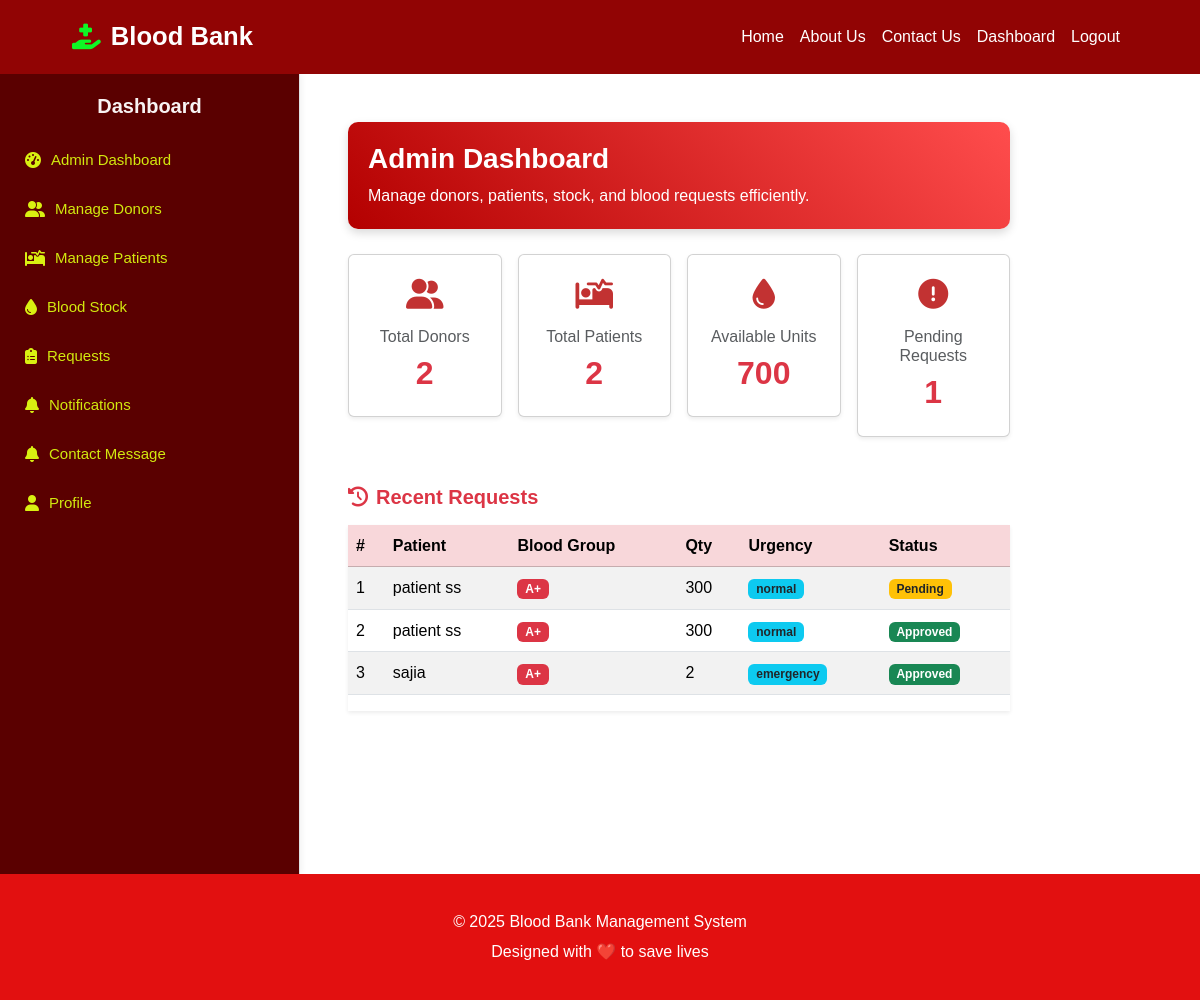
/admin/dashboard.php (signed in), run on the app's committed database.
### tables this page shows
CREATE TABLE `blood_requests` (
  `id` int(11) NOT NULL,
  `patient_id` int(11) NOT NULL,
  `blood_group` enum('A+','A-','B+','B-','AB+','AB-','O+','O-') NOT NULL,
  `quantity` int(11) NOT NULL,
  `urgency` enum('normal','emergency') DEFAULT 'normal',
  `status` enum('pending','approved','rejected') DEFAULT 'pending',
  `assigned_stock_id` int(11) DEFAULT NULL,
  `created_at` timestamp NOT NULL DEFAULT current_timestamp(),
  `updated_at` timestamp NOT NULL DEFAULT current_timestamp() ON UPDATE current_timestamp()
);

CREATE TABLE `users` (
  `id` int(11) NOT NULL,
  `full_name` varchar(100) NOT NULL,
  `email` varchar(100) NOT NULL,
  `password` varchar(255) NOT NULL,
  `role` enum('admin','donor','patient') NOT NULL,
  `phone` varchar(20) DEFAULT NULL,
  `created_at` timestamp NOT NULL DEFAULT current_timestamp(),
  `updated_at` timestamp NOT NULL DEFAULT current_timestamp() ON UPDATE current_timestamp()
);

### functions.php (called while the page is built, shortened)
<?php
function e($str) {
    return htmlspecialchars(trim($str), ENT_QUOTES, 'UTF-8');
}
?>

### admin/dashboard.php (the view, shortened to what this page needs)
<?php ob_start();
require_once __DIR__ ."/../sidebar.php";
$stats = [
    'donors' => 0,
    'patients' => 0,
    'stock_groups' => 0,
    'pending_requests' => 0
];
$result = $conn->query("SELECT COUNT(*) AS c FROM users WHERE role='donor'");
$stats['donors'] = $result->fetch_assoc()['c'] ?? 0;
$result = $conn->query("SELECT COUNT(*) AS c FROM users WHERE role='patient'");
$stats['patients'] = $result->fetch_assoc()['c'] ?? 0;
$result = $conn->query("SELECT SUM(quantity) AS q FROM blood_stock");
$stats['stock_groups'] = $result->fetch_assoc()['q'] ?? 0;
$result = $conn->query("SELECT COUNT(*) AS c FROM blood_requests WHERE status='pending'");
$stats['pending_requests'] = $result->fetch_assoc()['c'] ?? 0;
?>
<div class="col-md-9 col-lg-10 p-4">
  <div class="dashboard-header">
    <h3 class="fw-bold">Admin Dashboard</h3>
    <p class="mb-0">Manage donors, patients, stock, and blood requests efficiently.</p>
  </div>
  <div class="row g-3">
    <div class="col-sm-6 col-xl-3">
      <div class="card stat-card shadow-sm text-center">
        <div class="card-body">
          <div class="stat-icon mb-2"><i class="fas fa-user-friends"></i></div>
          <h6 class="card-title text-muted">Total Donors</h6>
          <h2 class="text-danger fw-bold"><?= e($stats['donors']) ?></h2>
        </div>
      </div>
    </div>
    <div class="col-sm-6 col-xl-3">
      <div class="card stat-card shadow-sm text-center">
        <div class="card-body">
          <div class="stat-icon mb-2"><i class="fas fa-procedures"></i></div>
          <h6 class="card-title text-muted">Total Patients</h6>
          <h2 class="text-danger fw-bold"><?= e($stats['patients']) ?></h2>
        </div>
      </div>
    </div>
    <div class="col-sm-6 col-xl-3">
      <div class="card stat-card shadow-sm text-center">
        <div class="card-body">
          <div class="stat-icon mb-2"><i class="fas fa-tint"></i></div>
          <h6 class="card-title text-muted">Available Units</h6>
          <h2 class="text-danger fw-bold"><?= e($stats['stock_groups']) ?></h2>
        </div>
      </div>
    </div>
    <div class="col-sm-6 col-xl-3">
      <div class="card stat-card shadow-sm text-center">
        <div class="card-body">
          <div class="stat-icon mb-2"><i class="fas fa-exclamation-circle"></i></div>
          <h6 class="card-title text-muted">Pending Requests</h6>
          <h2 class="text-danger fw-bold"><?= e($stats['pending_requests']) ?></h2>
        </div>
      </div>
    </div>
  </div>
  <div class="mt-5">
    <h5 class="fw-bold text-danger mb-3"><i class="fas fa-history me-2"></i>Recent Requests</h5>
    <div class="table-responsive shadow-sm">
      <table class="table table-striped align-middle">
        <thead class="table-danger">
          <tr>
            <th>#</th>
            <th>Patient</th>
            <th>Blood Group</th>
            <th>Qty</th>
            <th>Urgency</th>
            <th>Status</th>
          </tr>
        </thead>
        <tbody>
        <?php
        $stmt = $conn->prepare("
          SELECT r.*, u.full_name AS patient_name
          FROM blood_requests r
          JOIN patients p ON r.patient_id = p.id
          JOIN users u ON p.user_id = u.id
          ORDER BY r.created_at DESC
          LIMIT 8
        ");
        if($stmt->execute()){
            $res = $stmt->get_result();
            $i = 1;
            while($row = $res->fetch_assoc()){
                $statusBadge = match($row['status']){
                    'pending' => "<span class='badge bg-warning text-dark'>Pending</span>",
                    'approved' => "<span class='badge bg-success'>Approved</span>",
                    'rejected' => "<span class='badge bg-danger'>Rejected</span>",
                    default => "<span class='badge bg-secondary'>Unknown</span>"
                };
                echo "<tr>
                        <td>{$i}</td>
                        <td>".e($row['patient_name'])."</td>
                        <td><span class='badge bg-danger'>".e($row['blood_group'])."</span></td>
                        <td>".e($row['quantity'])."</td>
                        <td><span class='badge bg-info text-dark'>".e($row['urgency'])."</span></td>
                        <td>{$statusBadge}</td>
                      </tr>";
                $i++;
            }
        }
        ?>
        </tbody>
      </table>
    </div>
  </div>
</div>
</div>
<?php include "../footer.php"; ob_end_flush();?>

### header.php (style rules this page uses)
* { margin:0; padding:0; box-sizing:border-box; font-family: 'Poppins', sans-serif; }
body { background:#fff; color:#333; line-height:1.6; overflow-x:hidden; }

### admin/dashboard.php (style rules this page uses)
.dashboard-header { background: linear-gradient(45deg, #b30000, #ff4d4d); color: white; padding: 20px; border-radius: 10px; margin-bottom: 25px; box-shadow: 0 4px 10px rgba(0,0,0,0.15); }
.stat-card { transition: transform 0.2s ease, box-shadow 0.2s ease; }
.stat-icon { font-size: 30px; color: #b30000; opacity: 0.8; }

### data on the page
blood_requests: users.full_name "patient ss", blood_group "A+", quantity "300", urgency "normal", status "Pending"
blood_requests: users.full_name "patient ss", blood_group "A+", quantity "300", urgency "normal", status "Approved"
blood_requests: users.full_name "sajia", blood_group "A+", quantity "2", urgency "emergency", status "Approved"

### other printed values
$stats['donors'] "2"
$stats['patients'] "2"
$stats['stock_groups'] "700"
$stats['pending_requests'] "1"
